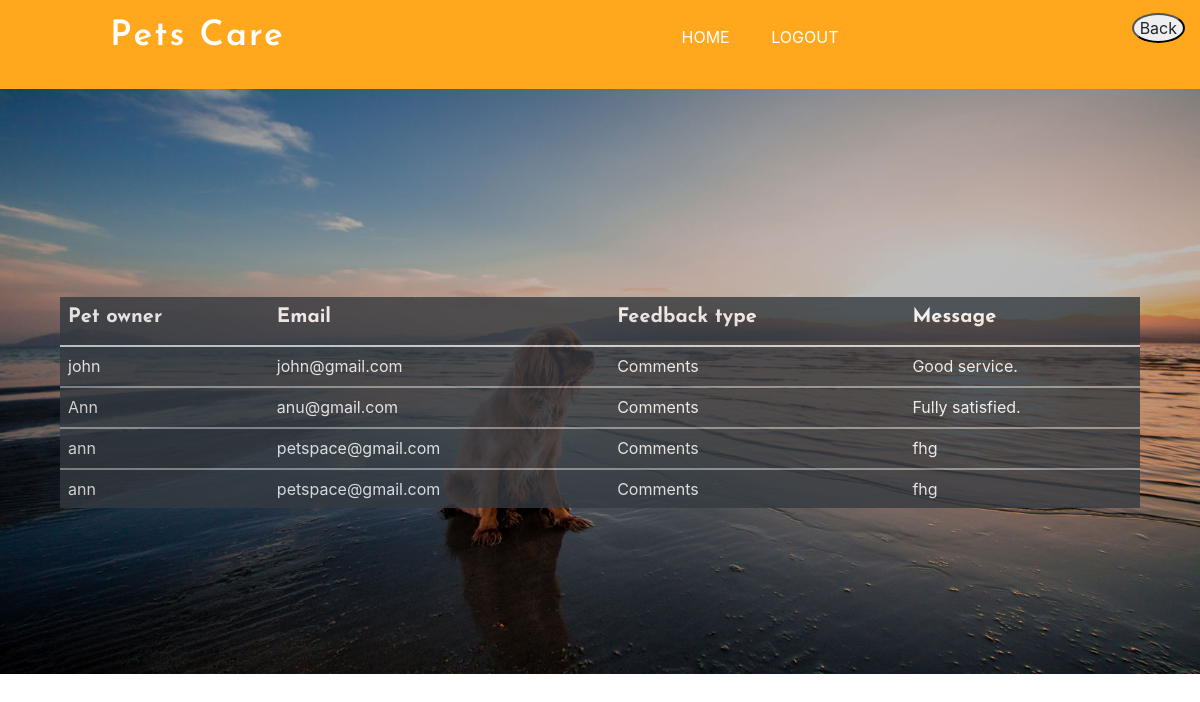
Page /avfeed on the committed database.
### petsapp/models.py (models this page shows, shortened)
class feedback(models.Model):
    Pet_owner=models.CharField(max_length=50)
    Pet_caretaker=models.CharField(max_length=50)
    Msg_type=models.CharField(max_length=50)
    Message=models.CharField(max_length=100)
    Username = models.CharField(max_length=50)

### petsapp/views.py (the view)
# urls.py: path('avfeed',views.advfeed),
def advfeed(re):
    if re.method=='GET':
        x=feedback.objects.all()
        return render(re,'adviewfeed.html',{'r':x})
    else:
        return render(re,'adviewfeed.html')

### template/adviewfeed.html (shortened to what this page needs)
<!DOCTYPE html>
<html lang="en" xmlns="http://www.w3.org/1999/html">
{% load static %}
<head>
<link href="{% static 'airy/css/bootstrap.css' %}" rel="stylesheet" type="text/css" media="all" />
<link href="{% static 'airy/css/font-awesome.css' %}" rel="stylesheet">
<link href="{% static 'airy/css/easy-responsive-tabs.css' %}" rel='stylesheet' type='text/css'/>
<link href="{% static 'airy/css/component.css' %}" rel="stylesheet" type="text/css"  />
<link href="{% static 'airy/css/style.css' %}" rel="stylesheet" type="text/css" media="all" />
    <link rel="stylesheet" href="https://cdn.jsdelivr.net/npm/bootstrap@4.6.2/dist/css/bootstrap.min.css">
</head>
<body class="cbp-spmenu-push" id="home">
        <div id="house" class="top-header">
				<div class="col-md-6 logo-w3l w32">
					<h1 class="location"><a href="caretaker.html">Pets Care</a></h1>
				</div>
				<div class="col-md-6 logo-w3l w31 sea">
					<div class="right-w3l">
						<ul class="top-links">
							<li class="nav-item active">
                            	<a class="nav-link" href="aprofile" style="color:white">HOME <span class="sr-only">(current)</span></a>
                        	</li>
							<li class="nav-item active">
                            	<a class="nav-link" href="logout" style="color:white" >LOGOUT <span class="sr-only">(current)</span></a>
                        	</li>
						</ul>
					</div>
						<div class="w3ls_search">
				<div class="cd-main-header">
					<ul class="cd-header-buttons">
						<input type="button" style="border-radius: 50%;" value="Back" onclick="history.back()">
					</ul>
				</div>
			</div>
				</div>
				<div class="clearfix"></div>
		</div>
		<div class="banner" >
		     <div class="banner-slider">
				<div class="container">
			     <div id="top" class="callbacks_container">
					<ul class="rslides" id="slider4">
						<li>
						    <div class="banner-info">
<div class="container" style="height:auto;opacity:0.8">
    <table class="table  table-dark" >
        <thead>
        <th><h5><b>Pet owner</b></h5></th>
        <th><h5><b>Email</b></h5></th>
        <th><h5><b>Feedback  type</b></h5></th>
        <th><h5><b>Message</b></h5></th>
        </thead>
        <tbody>
{% for i in r %}
<td>{{i.Pet_owner}}</td>
<td>{{i.Pet_caretaker}}</td>
<td>{{i.Msg_type}}</td>
<td>{{i.Message}}</td>
        </tbody>
        {% endfor %}
    </table>
</div>
								</div>
					     </li>
					</ul>
				</div>
				</div>
			</div>
		</div>
</body>
</html>

### staticfile/airy/css/easy-responsive-tabs.css (style rules this page uses)
body { margin: 0px; padding: 0px; background: #f5f5f5; font-family: 'Segoe UI'; }

### staticfile/airy/css/component.css (style rules this page uses)
.cbp-spmenu-push { overflow-x: hidden; position: relative; left: 0; }
.cbp-spmenu, .cbp-spmenu-push { -webkit-transition: all 0.3s ease; -moz-transition: all 0.3s ease; transition: all 0.3s ease; }

### staticfile/airy/css/style.css (style rules this page uses)
html, body { margin:0; font-size: 100%; font-family: 'Open Sans', sans-serif; background: #fff; }
body a { text-decoration:none; transition:0.5s all; -webkit-transition:0.5s all; -moz-transition:0.5s all; -o-transition:0.5s all; -ms-transition:0.5s all; }
input[type="button"],input[type="submit"] { transition:0.5s all; -webkit-transition:0.5s all; -moz-transition:0.5s all; -o-transition:0.5s all; -ms-transition:0.5s all; }
h1,h2,h3,h4,h5,h6 { margin:0; font-family: 'Josefin Sans', sans-serif; font-weight: 600; }
ul { margin:0; padding:0; }
.top-header { padding: 1em 0; background: #ffa81d; }
h1.location { color: #fff; font-weight: 600; letter-spacing: 2px; text-align: left; padding-left: 5.8em; font-size: 2.6em; }
h1.location a { color: #fff; font-family: 'Josefin Sans', sans-serif; text-decoration: none; }
ul.top-links li { margin-left: 5px; margin-top: 5px; display: inline-block; }
.right-w3l { float: left; width: 50%; text-align: center; }
.logo-w3l.w31.sea { position: relative; }
.cd-main-header { -webkit-transform: translateZ(0); -moz-transform: translateZ(0); -ms-transform: translateZ(0); -o-transform: translateZ(0); transform: translateZ(0); will-change: transform; }
.cd-main-header { -webkit-transition: -webkit-transform 0.3s; -moz-transition: -moz-transform 0.3s; transition: transform 0.3s; }
.cd-header-buttons { position: absolute; display: inline-block; top:0px; right: 0; }
.banner-slider { background: url(../images/banner3.jpg) no-repeat 0px 0px; background-size: cover; -webkit-background-size: cover; -moz-background-size: cover; -o-background-size: cover; -ms-background-size: cover; min-height: 715px; }
.banner-info { text-align: left; margin-top: 17em; }
.callbacks_container { position: relative; }
.rslides { position: relative; list-style: none; overflow: hidden; width: 100%; padding: 0; }
.rslides li { -webkit-backface-visibility: hidden; position: absolute; display:none; width: 100%; left: 0; top: 0; }
.rslides li { position: relative; display: block; float: left; }
@media (max-width:1600px) { h1.location { padding-left: 5em; } }
@media (max-width:1440px) { h1.location { padding-left: 3.1em; } }
@media (max-width:1440px) { .banner-slider { min-height: 675px; } }
@media (max-width:1440px) { .banner-info { margin-top: 15em; } }
@media (max-width:1366px) { h1.location { padding-left: 2.7em; font-size: 2.2em; } }
@media (max-width:1366px) { ul.top-links li { margin-top: 1px; } }
@media (max-width:1366px) { .banner-slider { min-height: 640px; } }
@media (max-width:1366px) { .cd-header-buttons { top: -3px; } }
@media (max-width:1280px) { .banner-slider { min-height: 585px; } }
@media (max-width:1280px) { .banner-info { margin-top: 13em; } }

### rows in the picture
feedback: Pet_owner "john", Pet_caretaker "john@gmail.com", Msg_type "Comments", Message "Good service."
feedback: Pet_owner "Ann", Pet_caretaker "anu@gmail.com", Msg_type "Comments", Message "Fully satisfied."
feedback: Pet_owner "ann", Pet_caretaker "petspace@gmail.com", Msg_type "Comments", Message "fhg"
feedback: Pet_owner "ann", Pet_caretaker "petspace@gmail.com", Msg_type "Comments", Message "fhg"
